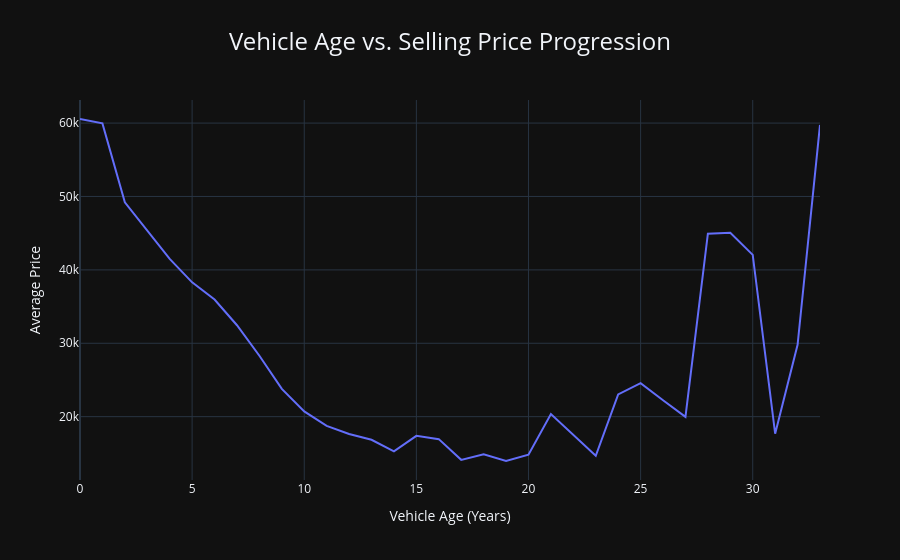

The cell this chart's notebook holds for it:
### Code cell
df_age = df.groupby("VehicleAge")["Price"].mean().reset_index()

fig4 = px.line(
    df_age,
    x = "VehicleAge",
    y = "Price",
    title = "Vehicle Age vs. Selling Price Progression",
    template="plotly_dark",

    labels ={
        "VehicleAge":"Vehicle Age (Years)",
        "Price":"Average Price"
    }
)
    
fig4.update_layout(
    title=dict(
        text="Vehicle Age vs. Selling Price Progression",
        x=0.5,
        font=dict(size=24)
    ))
fig4.show()

### Figure 1 — Plotly figure (JSON) as saved in the notebook; plotly's stock layout.template omitted (floating-point values rounded to 4 significant figures)
{"data": [{"hovertemplate": "Vehicle Age (Years)=%{x}<br>Average Price=%{y}<extra></extra>", "legendgroup": "", "line": {"color": "#636efa", "dash": "solid"}, "marker": {"symbol": "circle"}, "mode": "lines", "name": "", "orientation": "v", "showlegend": false, "type": "scatter", "x": [0, 1, 2, 3, 4, 5, 6, 7, 8, 9, 10, 11, 12, 13, 14, 15, 16, 17, 18, 19, 20, 21, 22, 23, 24, 25, 26, 27, 28, 29, 30, 31, 32, 33], "xaxis": "x", "y": [60560.0, 59960.0, 49200.0, 45320.0, 41490.0, 38300.0, 35970.0, 32460.0, 28300.0, 23790.0, 20720.0, 18750.0, 17630.0, 16860.0, 15270.0, 17390.0, 16940.0, 14120.0, 14880.0, 13960.0, 14830.0, 20350.0, 17540.0, 14660.0, 23020.0, 24560.0, 22230.0, 19970.0, 44940.0, 45050.0, 42040.0, 17690.0, 29800.0, 59750.0], "yaxis": "y"}], "layout": {"legend": {"tracegroupgap": 0}, "title": {"font": {"size": 24}, "text": "Vehicle Age vs. Selling Price Progression", "x": 0.5}, "xaxis": {"anchor": "y", "domain": [0, 1], "title": {"text": "Vehicle Age (Years)"}}, "yaxis": {"anchor": "x", "domain": [0, 1], "title": {"text": "Average Price"}}}}
